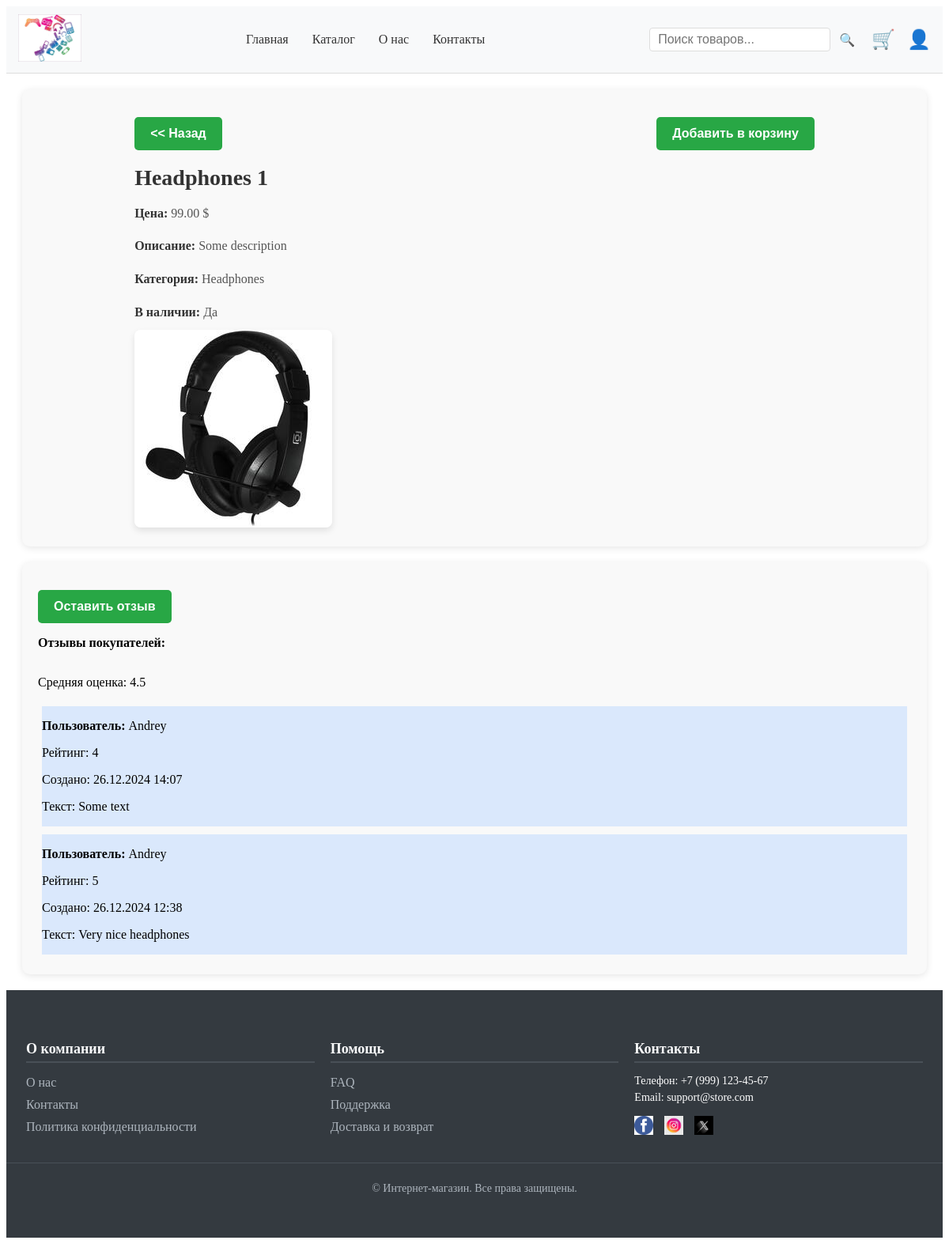
Page /product/7/ on the committed database.
### shopapp/models.py (models this page shows, shortened)
class Product(models.Model):
    class Meta:
        ordering = ["name", "price"]
        verbose_name_plural = 'products'
    name = models.CharField(max_length=255)
    description = models.TextField()
    price = models.DecimalField(max_digits=10, decimal_places=2)
    stock = models.PositiveIntegerField(default=0)
    image = models.ImageField(upload_to='products/', null=True, blank=True)
    category = models.ForeignKey(Category, on_delete=models.CASCADE, related_name='products')
    created_at = models.DateTimeField(auto_now_add=True)
    updated_at = models.DateTimeField(auto_now=True)
    def is_in_stock(self):
        return self.stock > 0
    def average_rating(self):
        avg_rating = self.review.aggregate(average=Avg('rating'))['average']
        return round(avg_rating, 2) if avg_rating else "Нет отзывов"

class Category(models.Model):
    class Meta:
        ordering = ["name", ]
        verbose_name_plural = 'categories'
    name = models.CharField(max_length=255)
    description = models.TextField(blank=True)

class Review(models.Model):
    class Meta:
        ordering = ["-created_at", ]
        verbose_name_plural = 'reviews'
    user = models.ForeignKey('auth.User', on_delete=models.CASCADE)
    product = models.ForeignKey(Product, on_delete=models.CASCADE, related_name='review')
    rating = models.IntegerField(choices=[(i, i) for i in range(1, 6)])
    review_text = models.TextField(max_length=255, null=False, blank=True)
    created_at = models.DateTimeField(auto_now_add=True)

### shopapp/views.py (the view)
# urls.py: path('product/<int:pk>/', ProductDetailsView.as_view(), name='product_detail'),
class ProductDetailsView(DetailView):
    template_name = 'shopapp/product_detail.html'
    queryset = Product.objects.select_related('category').prefetch_related('review')
    def get_context_data(self, **kwargs):
        context = super(ProductDetailsView, self).get_context_data(**kwargs)
        if self.request.user.is_authenticated:
            context['cart'] = self.request.user.cart
        return context

### shopapp/templates/shopapp/product_detail.html (shortened to what this page needs)
{% extends 'shopapp/base.html' %}
{% load static %}
{% block head %}
<link rel="stylesheet" type="text/css" href="{% static 'css/product_detail.css' %}">
{% endblock %}
{% block content %}
<div class="product-detail">
    <div class="product-info">
        <form action="{% url 'shopapp:products_list' %}">
            <button class="back-to-button">
                << Назад
            </button>
        </form>
        <h1>{{ product.name }}</h1>
        <p><strong>Цена:</strong> {{ product.price }} $</p>
        <p><strong>Описание:</strong> {{ product.description }}</p>
        <p><strong>Категория:</strong> {{ product.category.name }}</p>
        <p><strong>В наличии:</strong> {% if product.is_in_stock %}Да{% else %}Нет{% endif %}</p>
        {% if product.image %}
        <img src="{{ product.image.url }}" alt="{{ product.name }}" class="product-image">
        {% endif %}
    </div>
    <div class="product-actions">
        {% if product.is_in_stock %}
        <form action="{% url 'shopapp:add_to_cart' product_id=product.id %} ">
            <button class="add-to-cart-btn">Добавить в корзину</button>
        </form>
        {% else %}
        <button class="out-of-stock-btn" disabled>Товар отсутствует</button>
        {% endif %}
    </div>
</div>
<div class="review">
    <form action="{% url 'shopapp:add_review' product_id=product.id %} ">
        <button class="add-to-cart-btn">Оставить отзыв</button>
    </form>
    {% if product.review.all %}
    <p><strong>Отзывы покупателей:</strong></p>
    <p>Средняя оценка: {{ product.average_rating }}</p>
    {% for review in product.review.all %}
    <div class="review-item">
        <p><strong>Пользователь: </strong>{{ review.user.username }}</p>
        <p>Рейтинг: {{ review.rating }}</p>
        <p>Создано: {{ review.created_at|date:"d.m.Y H:i" }}</p>
        <p>Текст: {{ review.review_text }}</p>
    </div>
    {% endfor %}
    {% else %}
    <p>На этот товар ещё нет отзывов</p>
    {% endif %}
</div>
{% endblock %}

### shopapp/templates/shopapp/base.html (shortened to what this page needs)
<!DOCTYPE html>
<html lang="en">
<head>
    {% load static %}
    {% block head %}{% endblock %}
    <link rel="stylesheet" type="text/css" href="{% static 'css/shop-base.css' %}">
</head>
<body>
<header>
    {% block header %}
    <div class="container">
        <div class="logo">
            <a href="/"><img src="/static/images/logo.png" alt="Логотип"></a>
        </div>
        <nav class="navigation">
            <ul>
                <li><a href="/">Главная</a></li>
                <li><a href="{% url 'shopapp:products_list' %}">Каталог</a></li>
                <li><a href="{% url 'shopapp:about' %}">О нас</a></li>
                <li><a href="/contact/">Контакты</a></li>
            </ul>
        </nav>
        <div class="header-actions">
            <form action="{% url 'shopapp:products_list' %}" method="get" class="search-form">
                <input type="text" name="query" placeholder="Поиск товаров...">
                <button type="submit">🔍</button>
            </form>
            <a href="{% url 'shopapp:cart_detail' %}" class="cart-icon">🛒</a>
            <a href="{% url 'accountsapp:profile' %}" class="profile-icon">👤</a>
        </div>
    </div>
    {% endblock %}
</header>
{% block content %}{% endblock %}
<footer>
    <footer>
        {% block footer %}
        <div class="footer-container">
            <div class="footer-section">
                <h4>О компании</h4>
                <ul>
                    <li><a href="{% url 'shopapp:about' %}">О нас</a></li>
                    <li><a href="/contact">Контакты</a></li>
                    <li><a href="/privacy-policy">Политика конфиденциальности</a></li>
                </ul>
            </div>
            <div class="footer-section">
                <h4>Помощь</h4>
                <ul>
                    <li><a href="/faq">FAQ</a></li>
                    <li><a href="/support">Поддержка</a></li>
                    <li><a href="/delivery">Доставка и возврат</a></li>
                </ul>
            </div>
            <div class="footer-section">
                <h4>Контакты</h4>
                <p>Телефон: +7 (999) 123-45-67</p>
                <p>Email: support@store.com</p>
                <div class="social-icons">
                    <a href="https://www.facebook.com/"><img src="/static/images/facebook.png" alt="Facebook"></a>
                    <a href="https://www.instagram.com/"><img src="/static/images/instagram.png" alt="Instagram"></a>
                    <a href="https://x.com/"><img src="/static/images/twitter.png" alt="Twitter"></a>
                </div>
            </div>
        </div>
        <div class="footer-bottom">
            <p>© Интернет-магазин. Все права защищены.</p>
        </div>
        {% endblock %}
    </footer>
</body>
</html>

### static/css/product_detail.css (style rules this page uses)
.product-detail { display: flex; justify-content: center; margin: 20px; padding: 20px; background-color: #f9f9f9; border-radius: 10px; box-shadow: 0 2px 10px rgba(0, 0, 0, 0.1); }
.product-info { flex: 1; padding-right: 30px; max-width: 600px; }
.product-info h1 { font-size: 28px; font-weight: bold; color: #333; margin-bottom: 15px; }
.product-info p { font-size: 16px; line-height: 1.6; color: #555; margin-bottom: 10px; }
.product-info p strong { font-weight: bold; }
.product-image { max-width: 100%; height: auto; border-radius: 8px; box-shadow: 0 4px 8px rgba(0, 0, 0, 0.1); }
.product-actions { display: flex; flex-direction: column; justify-content: flex-start; align-items: center; padding-left: 30px; }
.back-to-button { width: auto; padding: 12px 20px; font-size: 16px; font-weight: bold; text-align: center; cursor: pointer; border-radius: 5px; margin-top: 15px; border: none; transition: background-color 0.3s ease; background-color: #28a745; color: white; }
.add-to-cart-btn, .out-of-stock-btn { width: auto; padding: 12px 20px; font-size: 16px; font-weight: bold; text-align: center; cursor: pointer; border-radius: 5px; margin-top: 15px; border: none; transition: background-color 0.3s ease; }
.add-to-cart-btn { background-color: #28a745; color: white; }
.product-info p strong { font-weight: bold; color: #333; }
.product-info p { font-size: 16px; }
.review { display: flex; align-items: stretch; flex-direction: column; justify-content: center; margin: 20px; padding: 20px; background-color: #f9f9f9; border-radius: 10px; box-shadow: 0 2px 10px rgba(0, 0, 0, 0.1); }
.review-item { margin: 5px; background-color: #a6caff61; }

### static/css/shop-base.css (style rules this page uses)
header { position: relative; width: 100%; background-color: #f8f9fa; border-bottom: 1px solid #ddd; padding: 10px 0; background-color: #f8f9fa; border-bottom: 1px solid #ddd; }
header .container { display: flex; justify-content: space-between; align-items: center; max-width: 1200px; margin: 0 auto; padding: 0 15px; }
header .logo img { height: 60px; width: auto; }
header .navigation ul { display: flex; list-style: none; margin: 0; padding: 0; }
header .navigation ul li { margin: 0 15px; }
header .navigation ul li a { text-decoration: none; border-radius: 5px; color: #333; font-weight: 500; font-size: 1rem; }
header .header-actions { display: flex; align-items: center; gap: 15px; }
header .search-form { display: flex; align-items: center; }
header .search-form input { padding: 5px 10px; border: 1px solid #ddd; border-radius: 4px; font-size: 1rem; }
header .search-form button { background: none; border: none; font-size: 1rem; cursor: pointer; margin-left: 5px; }
header .cart-icon, header .profile-icon { font-size: 1.5rem; color: #333; text-decoration: none; }
footer { margin-top: auto; height: auto; background-color: #343a40; color: #fff; padding: 20px 0; }
.footer-container { display: flex; justify-content: space-between; max-width: 1200px; margin: 0 auto; padding: 0 15px; }
.footer-section { flex: 1; margin: 0 10px; }
.footer-section h4 { margin-bottom: 15px; font-size: 18px; color: #f8f9fa; border-bottom: 2px solid #495057; padding-bottom: 5px; }
.footer-section ul { list-style: none; padding: 0; }
.footer-section ul li { margin-bottom: 10px; }
.footer-section ul li a { color: #adb5bd; text-decoration: none; transition: color 0.3s; }
.footer-section p { margin: 5px 0; font-size: 14px; }
.social-icons { margin-top: 15px; }
.social-icons a { display: inline-block; margin-right: 10px; }
.social-icons img { width: 24px; height: 24px; transition: transform 0.3s; }
.footer-bottom { text-align: center; margin-top: 20px; padding-top: 10px; border-top: 1px solid #495057; font-size: 14px; color: #adb5bd; }

### rows in the picture
Product: name "Headphones 1", price "99.00", description "Some description", category.name "Headphones", image (picture), average_rating "4.5"
Review: user.username "Andrey", rating "4", created_at "26.12.2024 14:07", review_text "Some text"
Review: user.username "Andrey", rating "5", created_at "26.12.2024 12:38", review_text "Very nice headphones"
